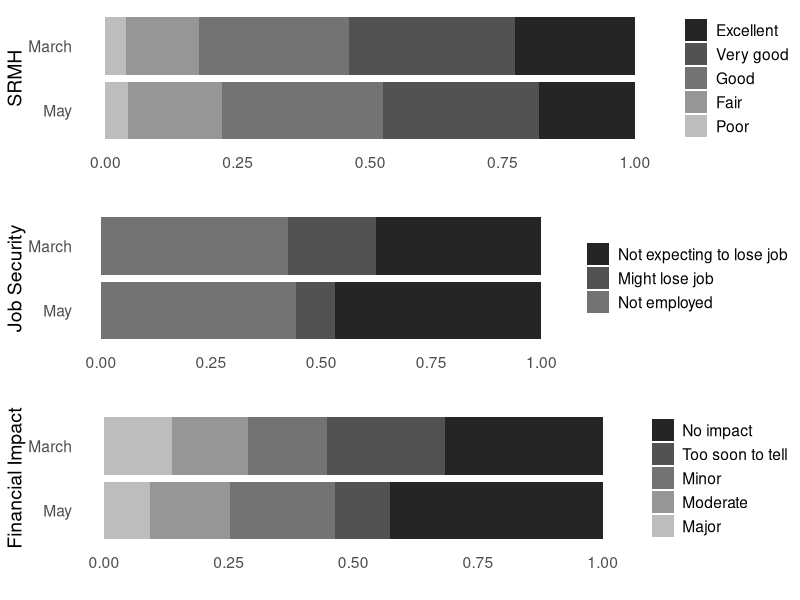

Write the R code that produced this figure.
# library(tidypredict)
library(tidyverse) # data manipulation, plotting, and pipe operator ( %>% )
library(ggthemes) # for the Edward Tufte theme
library(readxl)
library(RColorBrewer) # color palette
library(cowplot) # arranging plots into a single plot
library(forcats) # Rearranging variables to proper order

# Load Data
raw_data_descriptive <- readxl::read_xlsx('00_data/Descriptives for 3 variables.xlsx')

# Define color palette ----
color_table <- tibble(
    response = c('Excellent','Very good','Good','Fair','Poor','No impact','Too soon to tell','Minor',
                 'Moderate','Major','Not expecting to lose job','Might lose job','Not employed' 
    ),
    Color = c("#252525","#525252","#737373","#969696","#BDBDBD","#252525","#525252","#737373","#252525","#525252","#737373","#969696","#BDBDBD")
)

# Unpivot data so W1 and W2 columns are stacked on top of each other
descriptive_tidy <- raw_data_descriptive %>% 
    rename(March = w1,
           May = w2
    ) %>% 
    pivot_longer(
        cols = March:May,
        names_to='period'
    ) %>% 
    mutate(
        response = factor(response, levels = color_table$response)
    )


# Create a plotting function ----
descriptive_plot_function <- function(data = descriptive_tidy ,
                                      metric,
                                      xlab){
    
    plot <- data %>% 
        filter(metric == !!metric) %>%
        # arrange(value) %>% 
        ggplot(aes(x = fct_rev(period), y = value, fill = response)) + 
        geom_bar(stat="identity") + 
        coord_flip() +
        labs(
            y = '',
            x = xlab#,           # comment this line for horizontal labels
            # x = '',           # uncomment this line for horizontal labels
            # subtitle = xlab   # uncomment this line for horizontal labels
        ) +
        theme_minimal() +
        
        # # Change color to greyscale
        scale_fill_manual(values = color_table$Color) +
    
        # Customize theme some more
        theme(
            panel.grid = element_blank(),
            legend.title = element_blank(),
            legend.position = "right",
            # legend.text=element_text(size=10)
            text = element_text(size = 14)
        )
    
    return(plot)
}

# Testing function ----
# data <- descriptive_tidy
# metric <- 'Job security'
# xlab <- 'SRMH'
# 
# descriptive_plot_function(data = data, metric = metric, xlab = xlab)



# Create final plot ----
p1 <- descriptive_plot_function(data = descriptive_tidy, metric = 'SRMH', xlab = 'SRMH')
p2 <- descriptive_plot_function(data = descriptive_tidy, metric = 'Financial impact', xlab = 'Financial Impact')
p3 <- descriptive_plot_function(data = descriptive_tidy,metric = 'Job security', xlab = 'Job Security')

combined_descriptive <- cowplot::plot_grid(p1, p3, p2, 
                   ncol = 1, nrow =3)

ggsave('02_images/descriptive_combined.png', combined_descriptive, dpi = 300, height=7, width = 8)
